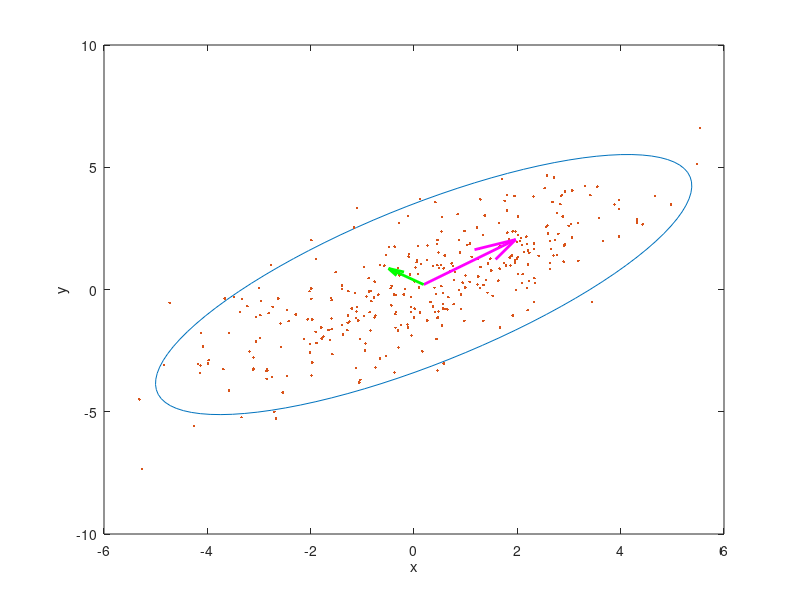

Write MATLAB code to recreate this figure.
clear all;
close all;

% Create some random data
s = [2 2];
x = randn(334,1);
y1 = normrnd(s(1).*x,1);
y2 = normrnd(s(2).*x,1);
data = [y1 y2];

% Calculate the eigenvectors and eigenvalues
covariance = cov(data);
[eigenvec, eigenval ] = eig(covariance);

% Get the index of the largest eigenvector
[largest_eigenvec_ind_c, r] = find(eigenval == max(max(eigenval)));
largest_eigenvec = eigenvec(:, largest_eigenvec_ind_c);

% Get the largest eigenvalue
largest_eigenval = max(max(eigenval));

% Get the smallest eigenvector and eigenvalue
if(largest_eigenvec_ind_c == 1)
    smallest_eigenval = max(eigenval(:,2))
    smallest_eigenvec = eigenvec(:,2);
else
    smallest_eigenval = max(eigenval(:,1))
    smallest_eigenvec = eigenvec(1,:);
end

% Calculate the angle between the x-axis and the largest eigenvector
angle = atan2(largest_eigenvec(2), largest_eigenvec(1));

% This angle is between -pi and pi.
% Let's shift it such that the angle is between 0 and 2pi
if(angle < 0)
    angle = angle + 2*pi;
end

% Get the coordinates of the data mean
avg = mean(data);

% Get the 95% confidence interval error ellipse
chisquare_val = 2.4477;
theta_grid = linspace(0,2*pi);
phi = angle;
X0=avg(1);
Y0=avg(2);
a=chisquare_val*sqrt(largest_eigenval);
b=chisquare_val*sqrt(smallest_eigenval);

% the ellipse in x and y coordinates 
ellipse_x_r  = a*cos( theta_grid );
ellipse_y_r  = b*sin( theta_grid );

%Define a rotation matrix
R = [ cos(phi) sin(phi); -sin(phi) cos(phi) ];

%let's rotate the ellipse to some angle phi
r_ellipse = [ellipse_x_r;ellipse_y_r]' * R;

% Draw the error ellipse
plot(r_ellipse(:,1) + X0,r_ellipse(:,2) + Y0,'-')
hold on;

% Plot the original data
plot(data(:,1), data(:,2), '.');
mindata = min(min(data));
maxdata = max(max(data));
% Xlim([mindata-3, maxdata+3]);
% Ylim([mindata-3, maxdata+3]);
hold on;

% Plot the eigenvectors
quiver(X0, Y0, largest_eigenvec(1)*sqrt(largest_eigenval), largest_eigenvec(2)*sqrt(largest_eigenval), '-m', 'LineWidth',2);
quiver(X0, Y0, smallest_eigenvec(1)*sqrt(smallest_eigenval), smallest_eigenvec(2)*sqrt(smallest_eigenval), '-g', 'LineWidth',2);
hold on;

% Set the axis labels
hXLabel = xlabel('x');
hYLabel = ylabel('y');